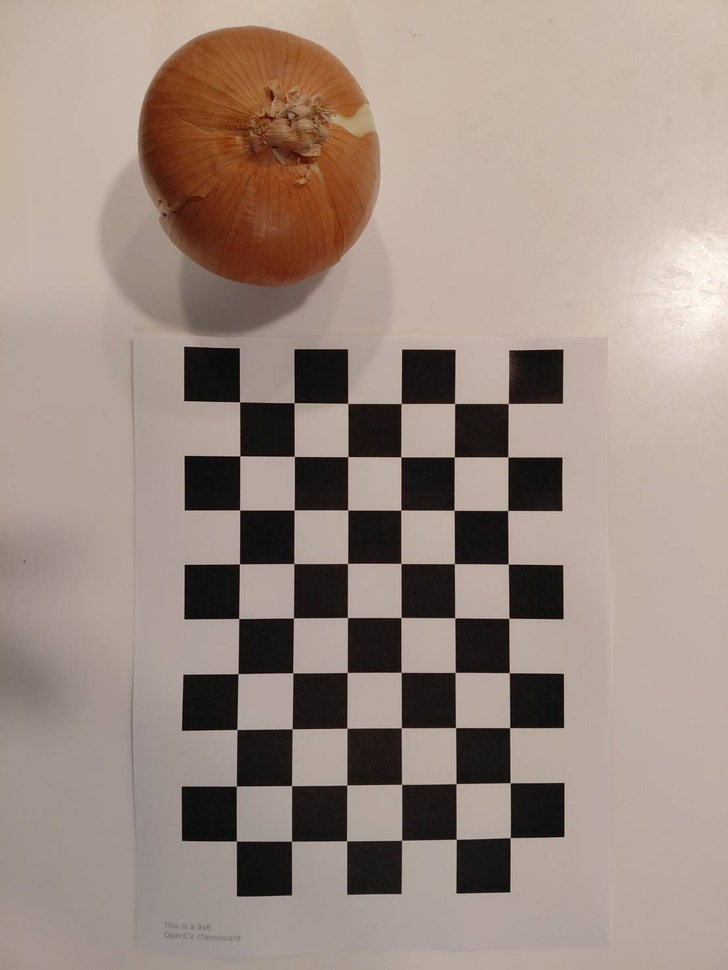
#> input picture traditional/calib_images/img_1.jpg, 728 x 970 px, shrunk from 1108 x 1477 before the run; its folder holds 4 pictures in this run
$ python run_calibration.py
#> lines starting #> are read from the running program, lines starting #| are printed output that depends on the picture
### traditional/classical_pipeline.py
# === file: classical_pipeline.py ===
import cv2
import numpy as np

#############################
# 1. Illumination (no-training)
#############################

# [34 lines left out: functions pixel_preprocess_lab, local_preprocess_median, full_classical_illumination, not called in this run]

#############################
# 2. Geometric (no-training): Calibration + Rectification
#############################

def calibrate_camera_from_checkerboard(image_paths,
                                       board_size=(9, 6),
                                       square_size=1.0):
    """
    Perform Zhang's calibration with a set of checkerboard images.
    board_size: (columns, rows) INNER corners
    square_size: physical square size (e.g. in cm) for scale.
    Returns: camera_matrix, dist_coeffs, rvecs, tvecs
    """
#> called with board_size = (9, 6), square_size = 1
    # termination criteria
    criteria = (cv2.TERM_CRITERIA_EPS +
                cv2.TERM_CRITERIA_MAX_ITER, 30, 0.001)

    objp = np.zeros((board_size[0] * board_size[1], 3), np.float32)
    objp[:, :2] = np.mgrid[0:board_size[0],
                           0:board_size[1]].T.reshape(-1, 2)
    objp *= square_size

    objpoints = []  # 3d points in real world space
    imgpoints = []  # 2d points in image plane.

    for fname in image_paths:
        img = cv2.imread(fname)
#> img is the input picture: shape (970, 728, 3); mean B, G, R 130.3, 139.8, 156.2
        if img is None:
            print(f"[WARN] Cannot read image: {fname}")
            continue
        gray = cv2.cvtColor(img, cv2.COLOR_BGR2GRAY)
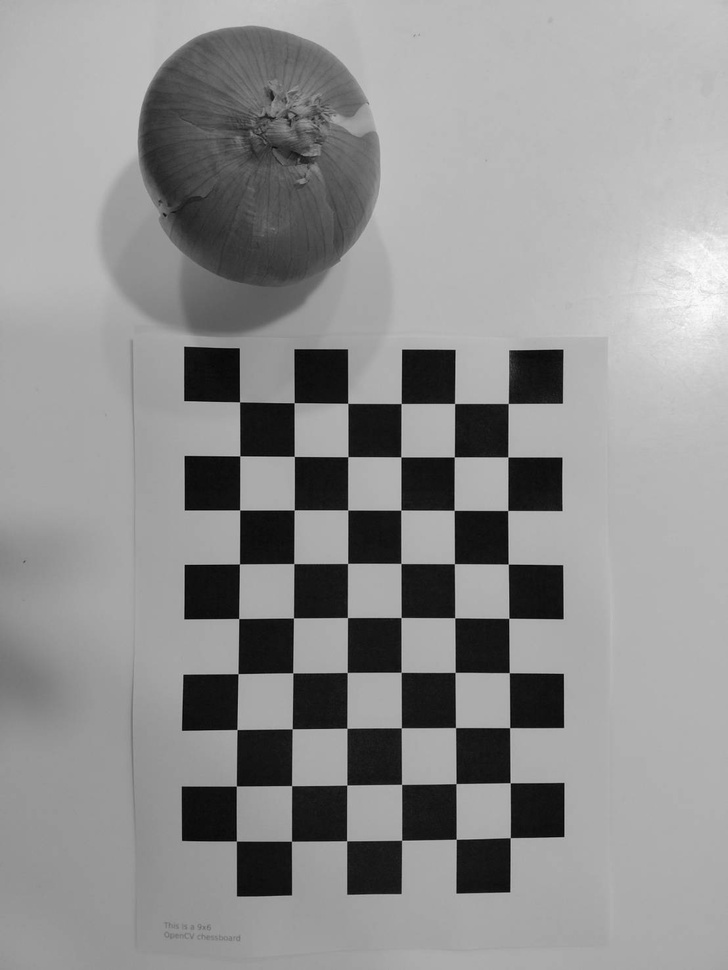
#> gray: shape (970, 728); min 2, max 253, mean 143.6

        ret, corners = cv2.findChessboardCorners(
            gray, board_size, None)
#> ret = True; corners = 54 rows, first 8: [508.1, 403.4], [507.9, 457.1], [508, 510.5], [508, 564], [509, 618.1], [509.1, 672.7], [510, 728], [510, 782.9]

        if ret:
            objpoints.append(objp)
            corners2 = cv2.cornerSubPix(
                gray, corners, (11, 11), (-1, -1), criteria)
#> corners2 = 54 rows, first 8: [508.2, 403.5], [507.8, 457], [507.7, 510.5], [508.2, 564.1], [508.8, 618.3], [509.3, 672.7], [509.6, 727.6], [510.2, 782.7]
#> pass 3 of the loop in calibrate_camera_from_checkerboard, `for fname in image_paths:`:
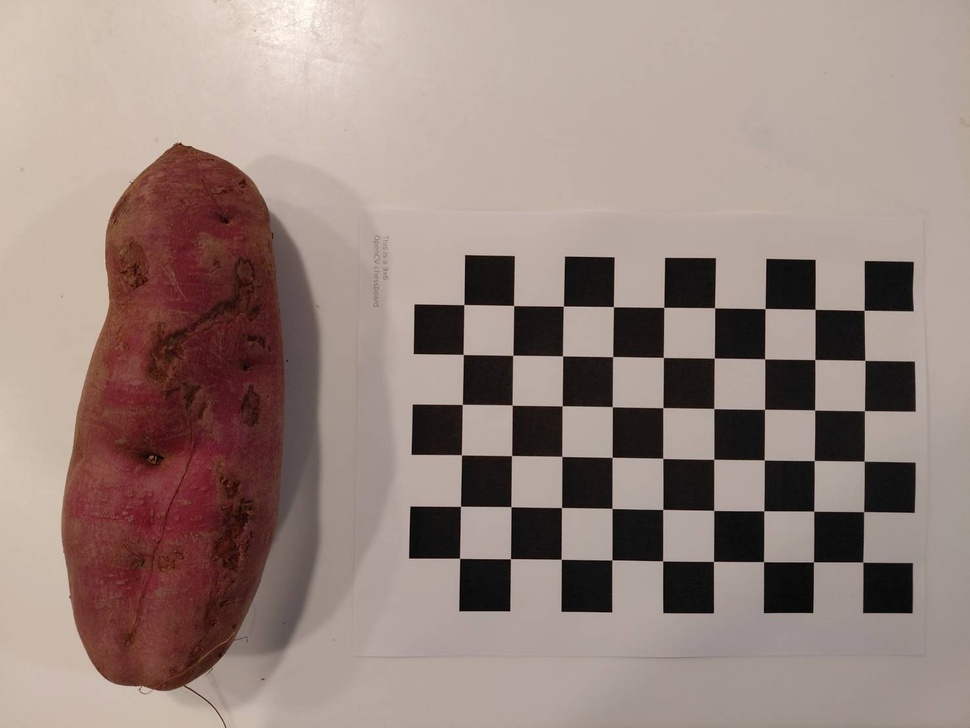
#> input picture traditional/calib_images/img_11.jpg, 970 x 728 px, shrunk from 1477 x 1108 before the run
#> in calibrate_camera_from_checkerboard, img is the input picture: shape (728, 970, 3); mean B, G, R 126.4, 133, 151.7
#> in calibrate_camera_from_checkerboard, `gray = cv2.cvtColor(img, cv2.COLOR_BGR2GRAY)`:
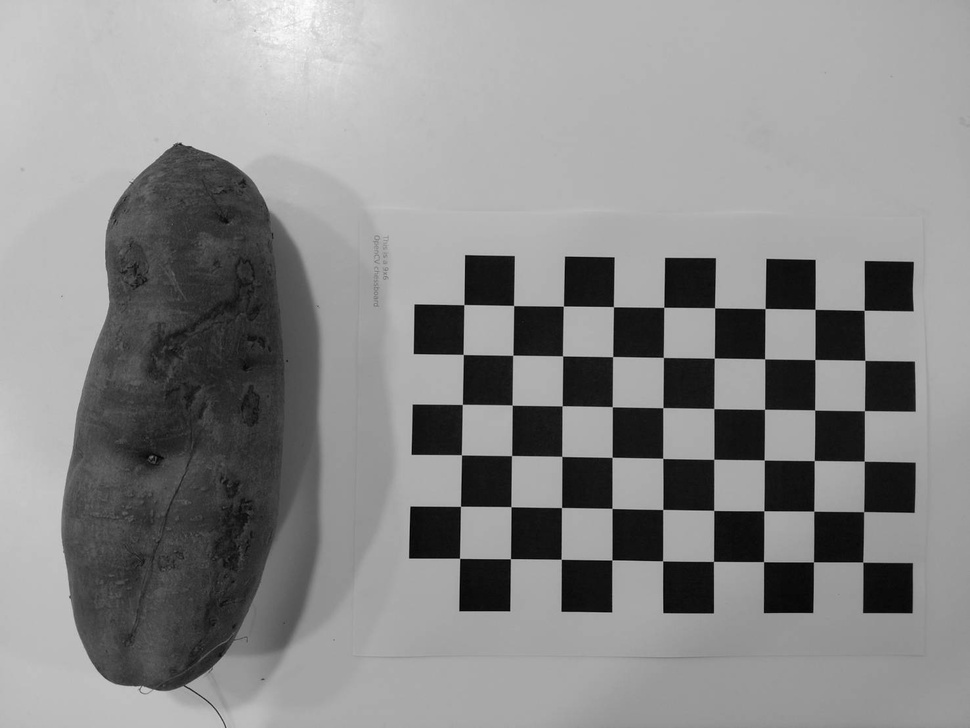
#> gray: shape (728, 970); min 1, max 254, mean 137.9
#> corners = 54 rows, first 8: [862.9, 562.1], [813.4, 561.9], [763.7, 561.7], [713.6, 561.3], [662.8, 561.1], [612, 560], [561, 559.1], [510.3, 558.9]
#> corners2 = 54 rows, first 8: [862.8, 562.1], [813.5, 561.9], [763.5, 561.6], [713.5, 561.4], [662.6, 560.8], [611.8, 559.9], [561.2, 559.3], [510.5, 558.7]
#> the loop made 4 passes; the first 3 are shown
            imgpoints.append(corners2)
        else:
            print(f"[WARN] Chessboard not found in: {fname}")

    if len(objpoints) == 0:
        raise RuntimeError("No valid checkerboard detections. "
                           "Check board_size and your images.")

    ret, camera_matrix, dist_coeffs, rvecs, tvecs = cv2.calibrateCamera(
        objpoints, imgpoints, gray.shape[::-1], None, None
    )
    print("[INFO] Calibration reprojection error:", ret)
    return camera_matrix, dist_coeffs, rvecs, tvecs


# [27 lines left out: functions undistort_image, classical_full_pipeline, not called in this run]

### traditional/run_calibration.py
# === file: run_calibration.py ===
import glob
import numpy as np
import cv2

from classical_pipeline import calibrate_camera_from_checkerboard

def main():
    # 1. Collect all checkerboard images
    calib_folder = "./calib_images"  # change if needed
    image_paths = glob.glob(calib_folder + "/*.jpg")
    image_paths += glob.glob(calib_folder + "/*.png")

    print("[INFO] Found", len(image_paths), "calibration images.")
    if len(image_paths) == 0:
        raise RuntimeError("No calibration images found. "
                           "Put them in ./calib_images")

    # 2. Calibrate
    camera_matrix, dist_coeffs, rvecs, tvecs = calibrate_camera_from_checkerboard(
        image_paths,
        board_size=(9, 6),   # change if your board is different
        square_size=1.0      # e.g., 1.0cm; relative scale is enough if you only want rectification
    )

    print("[INFO] Camera matrix:\n", camera_matrix)
    print("[INFO] Distortion coeffs:\n", dist_coeffs)

    # 3. Save parameters to file for later use
    np.savez("camera_params.npz",
             camera_matrix=camera_matrix,
             dist_coeffs=dist_coeffs)

    print("[INFO] Saved camera_params.npz")


if __name__ == "__main__":
    main()
